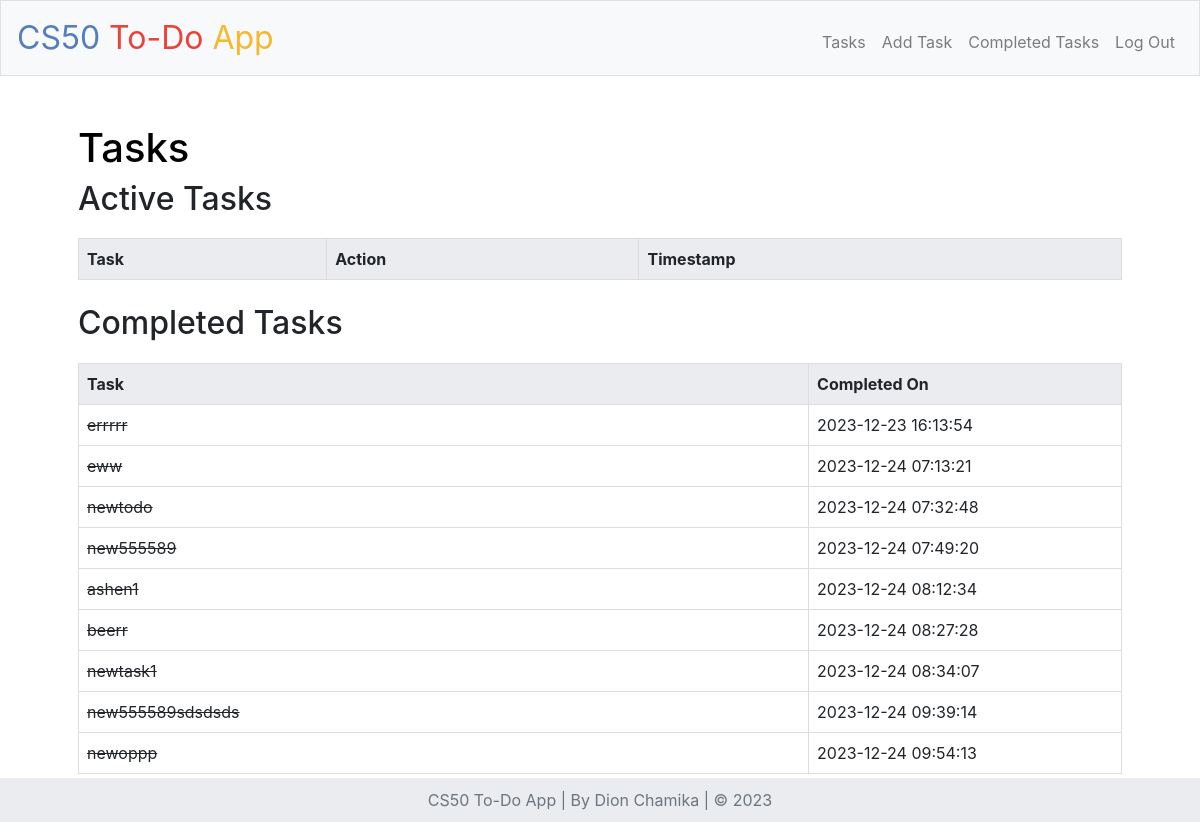
The page /tasks (signed in) on the database its author committed.
### app.py (models this page shows)
class Task(db.Model):
    id = db.Column(db.Integer, primary_key=True)
    user_id = db.Column(db.Integer, nullable=False)
    task_text = db.Column(db.Text, nullable=False)
    completed = db.Column(db.Boolean, default=False)
    timestamp = db.Column(db.DateTime, default=datetime.utcnow)

### app.py (the view)
@app.route("/tasks")
def tasks():
    user_id = session.get("user_id")
    if user_id is None:
        return redirect("/login")
    active_tasks = Task.query.filter_by(user_id=user_id, completed=False).all()
    completed_tasks = Task.query.filter_by(user_id=user_id, completed=True).all()
    return render_template("tasks.html", active_tasks=active_tasks, completed_tasks=completed_tasks)

### templates/tasks.html (shortened to what this page needs)
{% extends "layout.html" %}
{% block main %}
    <h1>Tasks</h1>
    <h2>Active Tasks</h2>
    <table class="task-table">
        <thead>
            <tr>
                <th>Task</th>
                <th>Action</th>
                <th>Timestamp</th>
            </tr>
        </thead>
    </table>
    <br>
    <h2>Completed Tasks</h2>
    <table class="completed-task-table">
        <thead>
            <tr>
                <th>Task</th>
                <th>Completed On</th>
            </tr>
        </thead>
        <tbody>
            {% for task in completed_tasks %}
                <tr>
                    <td class="task-text">{{ task.task_text }}</td>
                    <td>{{ task.timestamp.strftime('%Y-%m-%d %H:%M:%S') }}</td>
                </tr>
            {% endfor %}
        </tbody>
    </table>
{% endblock %}

### templates/layout.html (shortened to what this page needs)
<!DOCTYPE html>
<html lang="en">
<head>
    <link rel="stylesheet" href="https://cdn.jsdelivr.net/npm/bootstrap@4.5.3/dist/css/bootstrap.min.css"
>
    <link href="/static/styles.css" rel="stylesheet">
</head>
<body>
    <nav class="navbar navbar-expand-md navbar-light bg-light border">
        <a class="navbar-brand" href="/"><span class="blue">CS50</span> <span class="red">To-Do</span> <span
                class="yellow">App</span></a>
        <div class="collapse navbar-collapse" id="navbar">
            <ul class="navbar-nav ml-auto mt-2">
                {% if session.user_id %}
                    <li class="nav-item"><a class="nav-link" href="{{ url_for('tasks') }}">Tasks</a></li>
                    <li class="nav-item"><a class="nav-link" href="/add_task">Add Task</a></li>
                    <li class="nav-item"><a class="nav-link" href="{{ url_for('completed_tasks') }}">Completed Tasks</a></li>
                    <li class="nav-item"><a class="nav-link" href="/logout">Log Out</a></li>
                {% else %}
                    <li class="nav-item"><a class="nav-link" href="/login">Log In</a></li>
                    <li class="nav-item"><a class="nav-link" href="/register">Register</a></li>
                {% endif %}
            </ul>
        </div>
    </nav>
    <main class="container p-5">
        {% block main %}{% endblock %}
    </main>
    <footer class="footer">
        <div class="container">
            <div class="text-center text-muted">
                 CS50 To-Do App | By Dion Chamika | &copy; {{ 2023 }}
            </div>
        </div>
    </footer>
</body>
</html>

### static/styles.css (style rules this page uses)
nav .navbar-brand { font-size: xx-large; }
nav .navbar-brand .blue { color: #537fbe; }
nav .navbar-brand .red { color: #ea433b; }
nav .navbar-brand .yellow { color: #f5b82e; }

### templates/layout.html (style rules this page uses)
.task-table, .completed-task-table { width: 100%; border-collapse: collapse; margin-top: 20px; }
.task-table th, .task-table td, .completed-task-table th, .completed-task-table td { border: 1px solid #ddd; padding: 8px; text-align: left; }
.completed-task-table .task-text { text-decoration: line-through; }
.task-table th, .completed-task-table th { background-color: #EBECF0 }
.task-text { width: 70%; }
.footer { position: fixed; bottom: 0; width: 100%; background-color: #EBECF0; padding: 10px 0; text-align: center; }
h1 { color:black; }

### rows shown on the page
Task: task_text "errrrr", timestamp "2023-12-23 16:13:54"
Task: task_text "eww", timestamp "2023-12-24 07:13:21"
Task: task_text "newtodo", timestamp "2023-12-24 07:32:48"
Task: task_text "new555589", timestamp "2023-12-24 07:49:20"
Task: task_text "ashen1", timestamp "2023-12-24 08:12:34"
Task: task_text "beerr", timestamp "2023-12-24 08:27:28"
Task: task_text "newtask1", timestamp "2023-12-24 08:34:07"
Task: task_text "new555589sdsdsds", timestamp "2023-12-24 09:39:14"
Task: task_text "newoppp", timestamp "2023-12-24 09:54:13"

### other values the page prints
{{ 2023 }} "2023"
